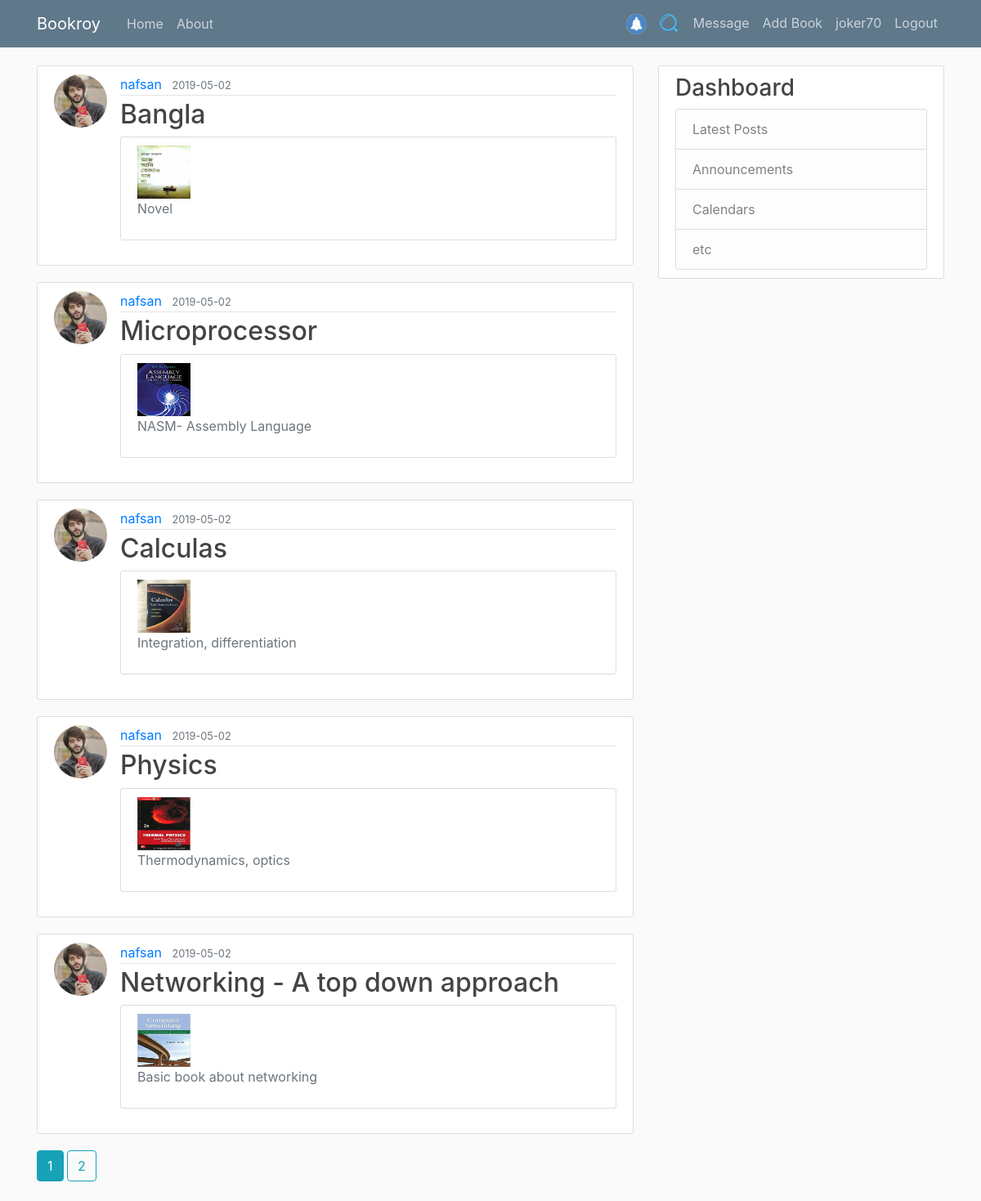
Screenshot of /home (signed in) with the database file from the repository.
### App/models.py (models this page shows, shortened)
class User(db.Model, UserMixin):
    id = db.Column(db.Integer, primary_key=True)
    username = db.Column(db.String(20), unique=True, nullable=False)
    email = db.Column(db.String(100), unique=True, nullable=False)
    profilePicture = db.Column(db.String(50), nullable=False, default='default.jpg')
    password = db.Column(db.String(50), nullable=False)
    posts = db.relationship('Post', backref='author', lazy=True)
    messages_sent = db.relationship('Message',
                                    foreign_keys='Message.sender_id',
                                    backref='author', lazy='dynamic')
    messages_received = db.relationship('Message',
                                        foreign_keys='Message.recipient_id',
                                        backref='recipient', lazy='dynamic')
    last_message_read_time = db.Column(db.DateTime)

class Post(db.Model):
    id = db.Column(db.Integer, primary_key=True)
    title = db.Column(db.String(100), nullable=False)
    datePosted = db.Column(db.DateTime, nullable=False, default=datetime.utcnow)
    content = db.Column(db.Text, nullable=False)
    price = db.Column(db.Integer, nullable=False)
    coverPicture = db.Column(db.String(50), nullable=False, default='book.jpeg')
    userId = db.Column(db.Integer, db.ForeignKey('user.id'), nullable=False)

### App/main/routes.py (the view)
@main.route('/')
@main.route('/home')
def home():
    page = request.args.get('page', 1, type=int)
    posts = Post.query.order_by(Post.datePosted.desc()).paginate(per_page=5, page=page)
    return render_template('home.html', books=posts)

### App/models.py (called while the page is built)
@login_manager.user_loader
def load_user(user_id):
    return User.query.get(int(user_id))

### App/templates/home.html
{% extends "layout.html" %}
{% block content %}
    {% for book in books.items %}
        <article class="media content-section">
            <div class="media">
                <img class="rounded-circle article-img"
                     src="{{ url_for('static', filename='profile_pics/' + book.author.profilePicture) }}">
            </div>
            <div class="media-body">
                <div class="article-metadata">
                    <a class="mr-2" href="{{ url_for('users.profile', username=book.author.username) }}">{{ book.author.username }}</a>
                    <small class="text-muted">{{ book.datePosted.strftime('%Y-%m-%d') }}</small>
                </div>
                <h2><a class="article-title" href="{{ url_for('posts.post', post_id=book.id) }}">{{ book.title }}</a></h2>
                <div class="content-section">
                    <img class="article-img" src="{{ url_for('static', filename='book_pics/' + book.coverPicture) }}">
                    <p class="text-muted">{{ book.content }}</p>
                </div>
            </div>
        </article>
    {% endfor %}
    {% for page_num in books.iter_pages(left_edge=1, right_edge=1, left_current=1, right_current=2) %}
        {% if page_num %}
            {% if books.page == page_num %}
                <a class="btn btn-info mb-4" href="{{ url_for('main.home', page=page_num) }}">{{ page_num }}</a>
            {% else %}
                <a class="btn btn-outline-info mb-4" href="{{ url_for('main.home', page=page_num) }}">{{ page_num }}</a>
            {% endif %}
        {% else %}
            ...
        {% endif %}
    {% endfor %}
{% endblock %}

### App/templates/layout.html (shortened to what this page needs)
<!DOCTYPE html>
<html lang="en">
<head>
    <link rel="stylesheet" href="https://maxcdn.bootstrapcdn.com/bootstrap/4.0.0/css/bootstrap.min.css"
>
    <link rel="stylesheet" type="text/css" href="{{ url_for('static', filename='main.css') }}">
</head>
<body>
<header class="site-header">
    <nav class="navbar navbar-expand-md navbar-dark bg-steel fixed-top">
        <div class="container">
            <a class="navbar-brand mr-4" href="/">Bookroy</a>
            <div class="collapse navbar-collapse" id="navbarToggle">
                <div class="navbar-nav mr-auto">
                    <a class="nav-item nav-link" href="{{ url_for('main.home') }}">Home</a>
                    <a class="nav-item nav-link" href="{{ url_for('main.about') }}">About</a>
                </div>
                <div class="navbar-nav">
                    {% if current_user.is_authenticated %}
                        <a class="nav-item nav-link" href="#">
                            <img class="rounded-circle" height="25" width="25" src="{{ url_for('static', filename='other_pics/notification.jpeg') }}">
                        </a>
                        <a class="nav-item nav-link" href="{{ url_for('main.search') }}">
                            <img class="rounded-circle" height="25" width="25" src="{{ url_for('static', filename='other_pics/search.png') }}">
                        </a>
                        <a class="nav-item nav-link" href="{{ url_for('main.messages') }}">Message</a>
                        <a class="nav-item nav-link" href="{{ url_for('posts.new_post') }}">Add Book</a>
                        <a class="nav-item nav-link"
                           href="{{ url_for('users.profile', username=current_user.username) }}">{{ current_user.username }}</a>
                        <a class="nav-item nav-link" href="{{ url_for('users.logout') }}">Logout</a>
                    {% else %}
                        <a class="nav-item nav-link" href="{{ url_for('users.login') }}">Login</a>
                        <a class="nav-item nav-link" href="{{ url_for('users.register') }}">Register</a>
                    {% endif %}
                </div>
            </div>
        </div>
    </nav>
</header>
<main role="main" class="container">
    <div class="row">
        <div class="col-md-8">
            {% block content %}{% endblock %}
        </div>
        <div class="col-md-4">
            <div class="content-section">
                <h3>Dashboard</h3>
                <ul class="list-group">
                    <li class="list-group-item list-group-item-light">Latest Posts</li>
                    <li class="list-group-item list-group-item-light">Announcements</li>
                    <li class="list-group-item list-group-item-light">Calendars</li>
                    <li class="list-group-item list-group-item-light">etc</li>
                </ul>
            </div>
        </div>
    </div>
</main>
</body>
</html>

### App/static/main.css (style rules this page uses)
body { background: #fafafa; color: #333333; margin-top: 5rem; }
h1, h2, h3, h4, h5, h6 { color: #444444; }
.bg-steel { background-color: #5f788a; }
.site-header .navbar-nav .nav-link { color: #cbd5db; }
.content-section { background: #ffffff; padding: 10px 20px; border: 1px solid #dddddd; border-radius: 3px; margin-bottom: 20px; }
.article-title { color: #444444; }
.article-img { height: 65px; width: 65px; margin-right: 16px; }
.article-metadata { padding-bottom: 1px; margin-bottom: 4px; border-bottom: 1px solid #e3e3e3 }

### rows the page displays
User: username "joker70"
Post: profilePicture (picture), author.username "nafsan", datePosted "2019-05-02", title "Bangla", coverPicture (picture), content "Novel"
Post: profilePicture (picture), author.username "nafsan", datePosted "2019-05-02", title "Microprocessor", coverPicture (picture), content "NASM- Assembly Language"
Post: profilePicture (picture), author.username "nafsan", datePosted "2019-05-02", title "Calculas", coverPicture (picture), content "Integration, differentiation"
Post: profilePicture (picture), author.username "nafsan", datePosted "2019-05-02", title "Physics", coverPicture (picture), content "Thermodynamics, optics"
Post: profilePicture (picture), author.username "nafsan", datePosted "2019-05-02", title "Networking - A top down approach", coverPicture (picture), content "Basic book about networking"

### other values shown
{{ page_num }} "1"
{{ page_num }} "2"
